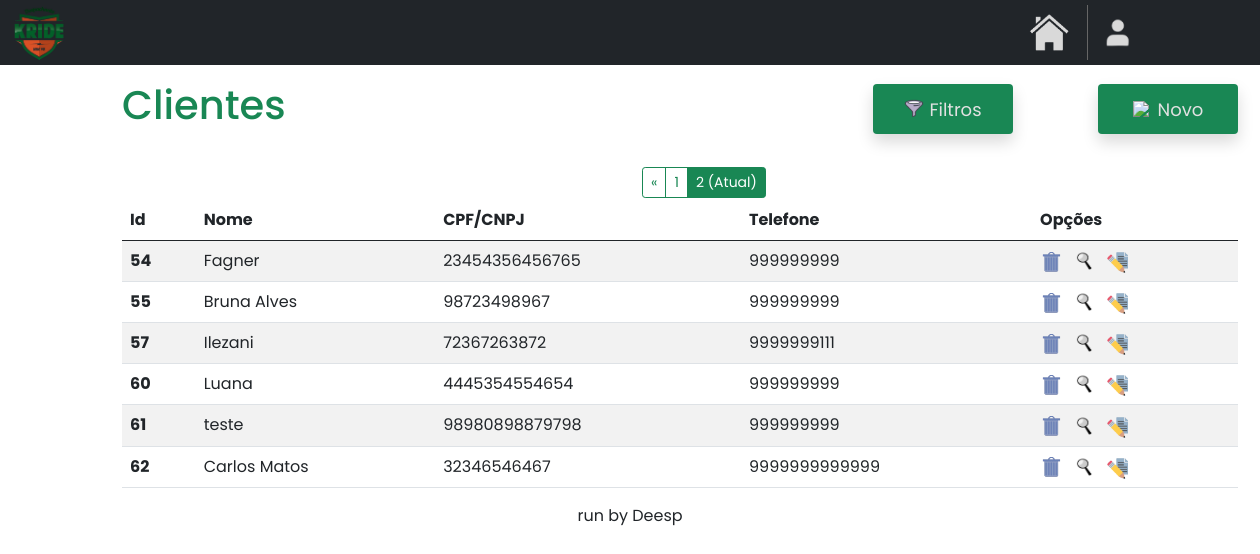
Before: /home/clientes?page=2 with the older database file.
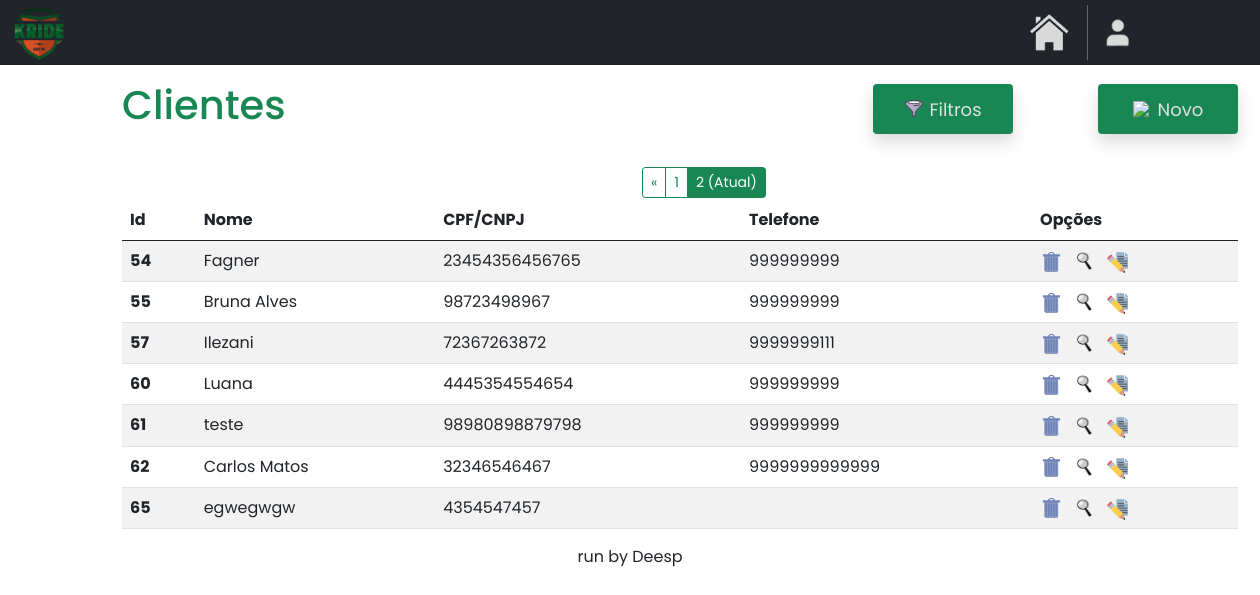
After: the same page with the newer database file.
### clientes/models.py (models this page shows)
class Cliente(models.Model):
    name = models.CharField(max_length=40)
    cpf_cnpj = models.CharField(max_length=14)
    telefone = models.CharField(max_length=11)
    cep = models.CharField(max_length=50, default='')
    bairro = models.CharField(max_length=30, default='')
    estado = models.CharField(max_length=30, default='')
    cidade = models.CharField(max_length=15, default='')
    numero = models.CharField(max_length=6, default='')
    email = models.EmailField(max_length=100, null=True, blank=True)

### clientes/views.py (the view)
# urls.py: path('clientes', clienteviews.clientes, name='clientes'),
def clientes(request):
    return paginacao(request)

### clientes/views.py (called while the page is built)
def paginacao(request):
    clientes = Cliente.objects.all().values('id', 'name', 'cpf_cnpj', 'telefone')
    clientes_paginados = Paginator(clientes, 15)
    page_num = request.GET.get('page')
    clientes = clientes_paginados.get_page(page_num)
    return render(request, 'clientes.html', {'clientes': clientes})

### clientes/templates/clientes.html (shortened to what the changed rows need)
{% extends "base.html" %}
{% load static %}
{% block content %}
<!DOCTYPE html>
<html lang="en">
<head>
    <link href="https://cdn.jsdelivr.net/npm/bootstrap@5.0.2/dist/css/bootstrap.min.css" rel="stylesheet">
</head>
<body>
    <div class="container mt-3 custom-container">
        <div class="d-flex justify-content-start align-items-center">
            <h1 class="me-auto text-success">Clientes</h1>
        </div>
        {% if clientes.has_other_pages %}
            <div class="btn-group" role="group" aria-label="Item pagination" style="margin-left: 520px; margin-top: 30px; margin-bottom: -14px;">
                {% if clientes.has_previous %}
                    <a href="?page={{ clientes.previous_page_number }}" class="btn btn-outline-success btn-sm">&laquo;</a>
                {% endif %}
                {% for page_number in clientes.paginator.page_range %}
                    {% if clientes.number == page_number %}
                        <button class="btn btn-outline-success btn-sm active">
                            <span>{{ page_number }} <span class="sr-only">(Atual)</span></span>
                        </button>
                    {% else %}
                        <a href="?page={{ page_number }}" class="btn btn-outline-success btn-sm">
                            {{ page_number }}
                        </a>
                    {% endif %}
                {% endfor %}
            </div>
        {% endif %}
        <table class="table table-striped mt-3">
            <thead>
                <tr>
                    <th scope="col">Id</th>
                    <th scope="col">Nome</th>
                    <th scope="col">CPF/CNPJ</th>
                    <th scope="col">Telefone</th>
                    <th scope="col">Opções</th>
                </tr>
            </thead>
            <tbody id="tbodyClientes">
                {% for cliente in clientes %}
                    <tr>
                        <th>{{cliente.id}}</th>
                        <td>{{cliente.name}}</td>
                        <td>{{cliente.cpf_cnpj}}</td>
                        <td>{{cliente.telefone}}</td>
                        <td>
                            <div style="display: flex; gap: 10px;">
                                <a href="#" class="delete-button" data-toggle="modal" data-target="#confirmDeleteModal" data-url="{% url 'excluir_cliente' cliente.id %}" title="EXCLUIR">
                                    <img src="{% static 'index/images/excluir.png' %}" style="width: 24px; height: 22px;">
                                </a>
                                <a href="{% url 'consultar_cliente' cliente.id %}" title="CONSULTAR">
                                    <img src="{% static 'index/images/consultar.png' %}" style="width: 22px; height: 23px;">
                                </a>
                                <a href="{% url 'editar_cliente' cliente.id %}" title="EDITAR">
                                    <img src="{% static 'index/images/editar.png' %}" style="width: 22px; height: 23px;">
                                </a>
                            </div>
                        </td>
                    </tr>
                {% endfor %}
            </tbody>
        </table>
    </div>
</body>
</html>
{% endblock %}

Changed rows visible on the page:
added Cliente: id "65", name "egwegwgw", cpf_cnpj "4354547457"
